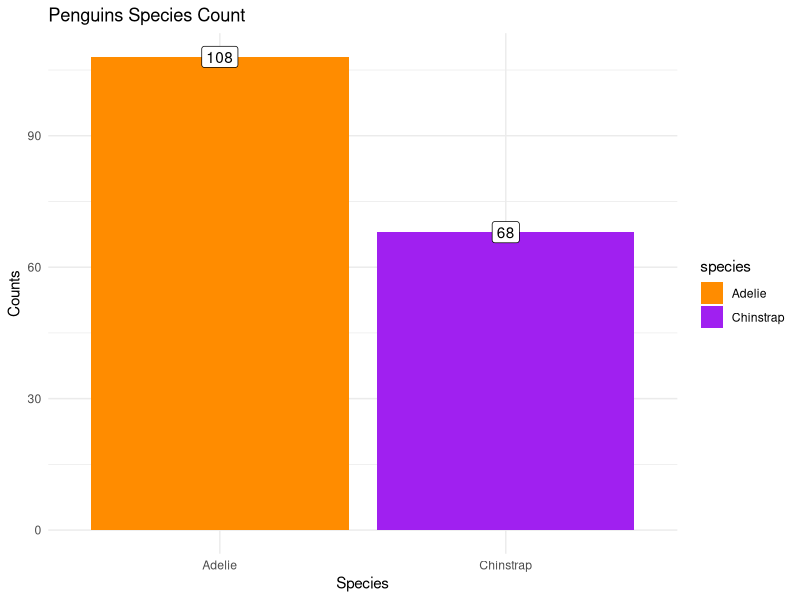
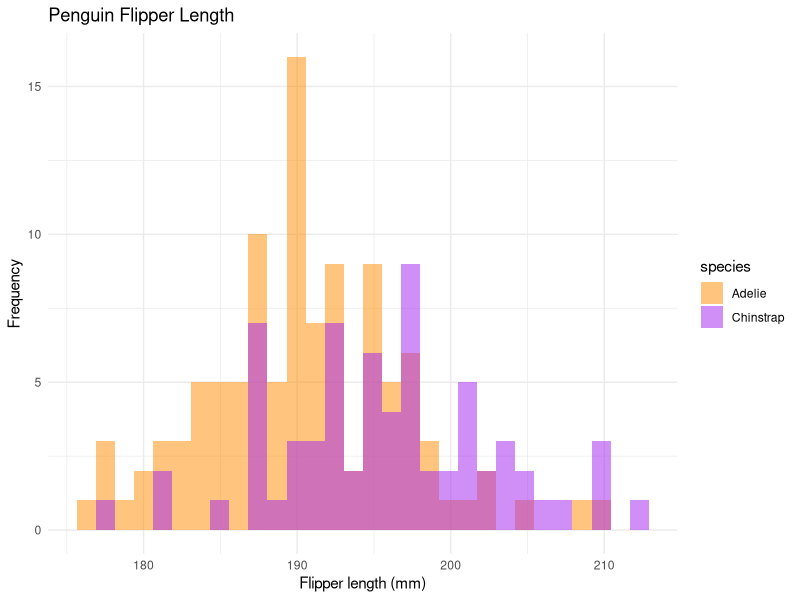

These figures' R source, in order:
# https://www.r-bloggers.com/2020/06/penguins-dataset-overview-iris-alternative-in-r/
# https://allisonhorst.github.io/palmerpenguins/articles/articles/examples.html
#install.packages(c('tidyverse','palmerpenguins'))
library(tidyverse)
library(palmerpenguins)


islands <- as.character(unique(penguins$island))
select_input_islands <- setNames(islands,islands)

penguins %>%
  filter(island %in% c('Torgersen','Dream')) %>%
  count(species) %>%
  ggplot() + geom_col(aes(x = species, y = n, fill = species)) +
  geom_label(aes(x = species, y = n, label = n)) +
  scale_fill_manual(values = c('Adelie'="darkorange",'Gentoo' = "cyan4",'Chinstrap' = "purple")) +
  theme_minimal()+
  labs(title = 'Penguins Species Count', x = 'Species', y = 'Counts')

penguins %>%
  filter(island %in% c('Torgersen','Dream')) %>%
  ggplot(data = ., aes(x = flipper_length_mm)) +
    geom_histogram(aes(fill = species), 
                   alpha = 0.5, 
                   position = "identity") +
    scale_fill_manual(values = c('Adelie'="darkorange",'Gentoo' = "cyan4",'Chinstrap' = "purple")) +
    theme_minimal() +
    labs(x = 'Flipper length (mm)',
         y = "Frequency",
         title = "Penguin Flipper Length"
    )



#pickerInput("select_islands","Select island:", 
#            choices = select_input_islands, 
#            options = list(`actions-box` = TRUE),
#            multiple = T, 
#            selected = select_input_islands)